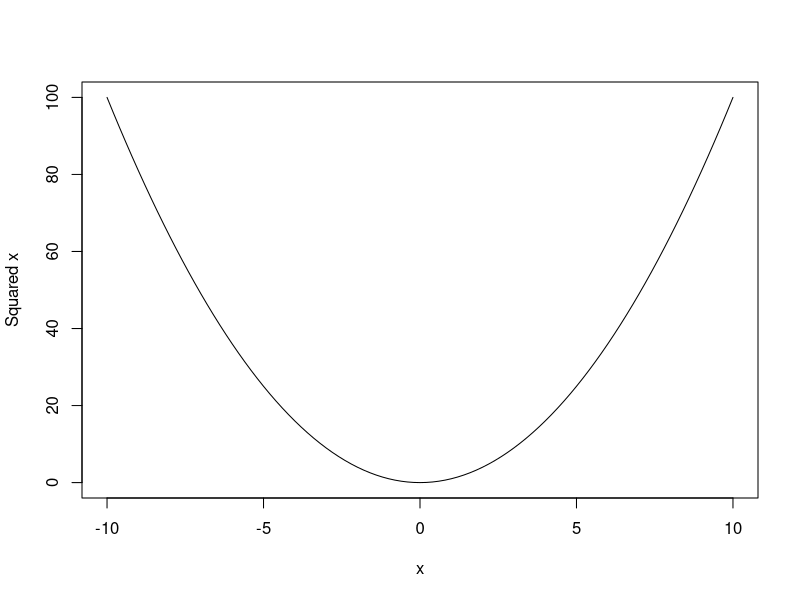
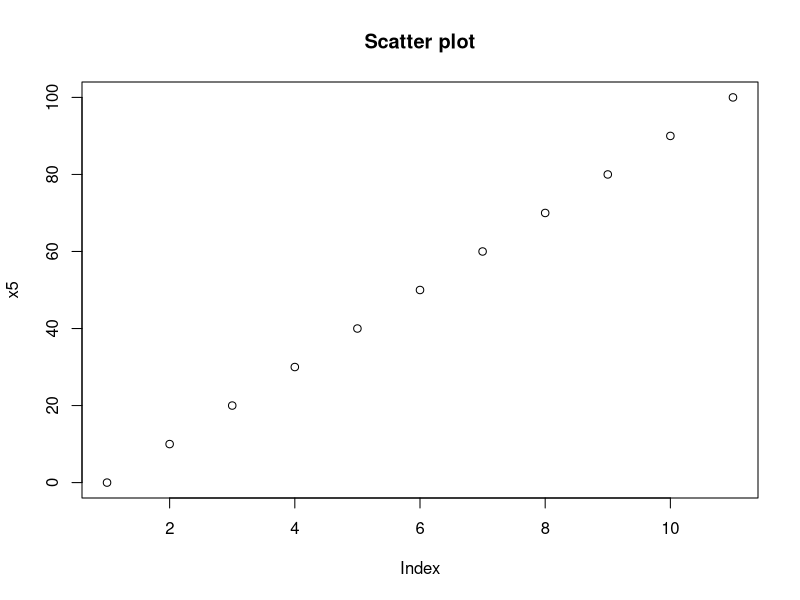
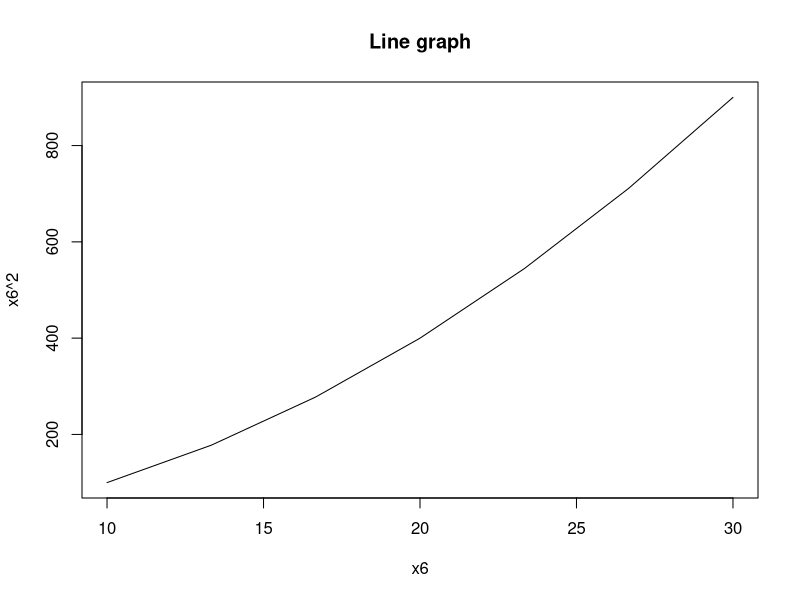

Write R code to recreate these figures, in order.
## ---- chunk 1
# Load required packages
library(tidyverse)
library(dplyr)
## ---- chunk 2
# Simple arithmetic
1 + 1
## ---- chunk 3
# Complex calculation involving 
# multiplication, subtraction, division, powers, and square root
20 * 5 - 10 * (3/4) * (2^3) + sqrt(25)
## ---- chunk 4
# Assigning a value of 2 to variable x1
x1 <- 2
print(x1)
## ---- chunk 5
x2 <- 9
x2
## ---- chunk 6
# Using variable x1 
# to compute its square and assign to y1
y1 <- x1^2
y1
## ---- chunk 7
y2 <- 310 - x1 + 2*x2 - 5*y1^3
y2
## ---- chunk 8
z <- function(x) {x^2}
## ---- chunk 9
z(x = 0.5)
z(x = 2)
## ---- chunk 10
# Calling functions
exp(x1)
log(exp(x1))
## ---- chunk 11
rnorm(n = 10, mean = 0, sd = 1)
## ---- chunk 12
# Random sampling (again)
rnorm(n = 10, mean = 0, sd = 1)
## ---- chunk 13
# Random sampling (again, but with a seed)
set.seed(11)
rnorm(n = 10, mean = 0, sd = 1)
## ---- chunk 14
# random sampling (reproducing the same numbers)
set.seed(11)
rnorm(n = 10, mean = 0, sd = 1)
## ---- chunk 15
# Plotting a function
curve(z, from = -10, to = 10, xlab = "x", ylab = "Squared x")
## ---- chunk 16
# Creating vectors in different ways
x3 <- c(1, 2, 3, 4, 5)
print(x3)

x4 <- 1:7
print(x4)

x5 <- seq(from = 0, to = 100, by = 10)
print(x5)

x6 <- seq(10, 30, length = 7)
x6
## ---- chunk 17
# Scatter plot
plot(x5, type = "p", main = "Scatter plot")
## ---- chunk 18
# Line graph
plot(x = x6, y = x6^2, type = "l", main = "Line graph")
## ---- chunk 19
# Character vector
sex <- c("females", "males", "other")
sex
## ---- chunk 20
# Check data type
mode(sex)
